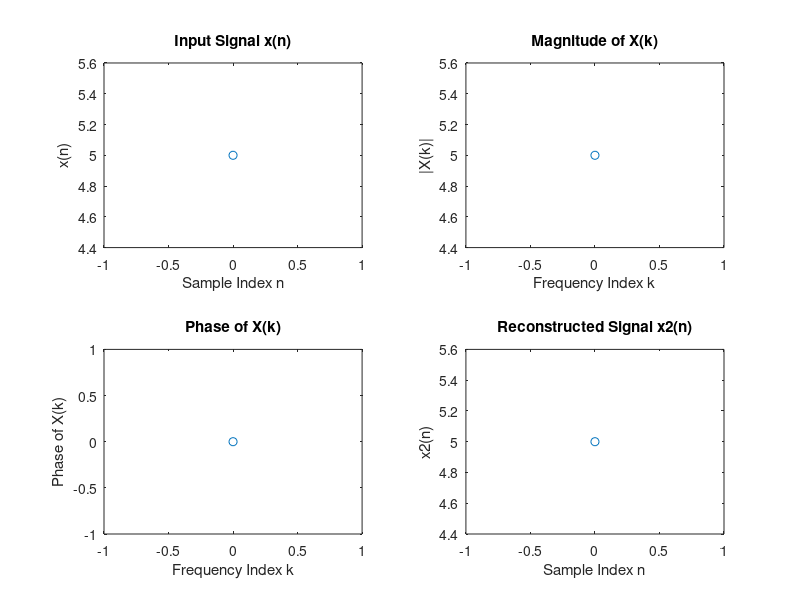
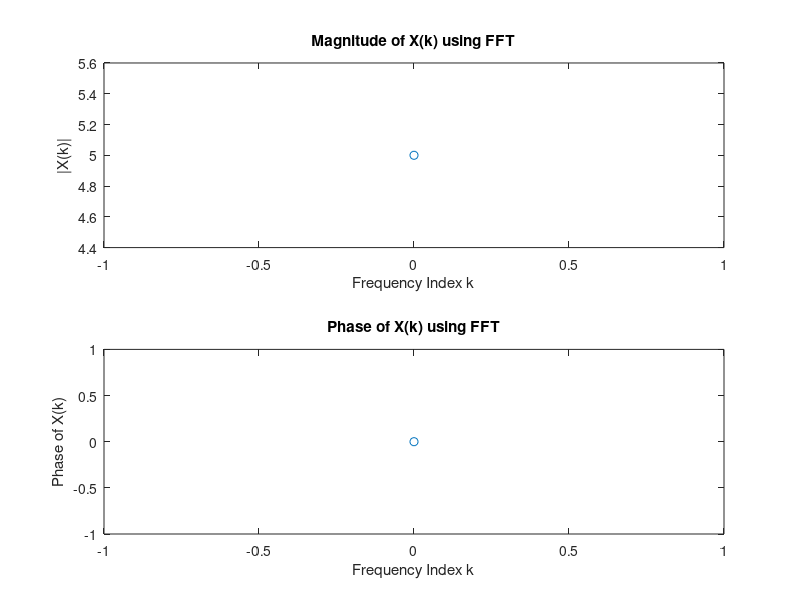

MATLAB code for these plots, in order:
close all;

% Define the input signal
x = input('Enter the input x = ');

% Length of the input signal
N = length(x);

% Time indices
n = 0:N-1;

% Frequency indices
k = 0:N-1;

% Compute DFT manually
% DFT matrix
W = exp(-1i * 2 * pi * (n' * k) / N);
% DFT calculation
Xk = x * W;

% Display DFT results
disp('N point DFT:');
disp(Xk);

% Magnitude and Phase of DFT
mag = abs(Xk);
phase = angle(Xk);

% Plotting the results
subplot(2, 2, 1);
plot(n, x, '-o');
title('Input Signal x(n)');
xlabel('Sample Index n');
ylabel('x(n)');

subplot(2, 2, 2);
plot(k, mag, '-o');
title('Magnitude of X(k)');
xlabel('Frequency Index k');
ylabel('|X(k)|');

subplot(2, 2, 3);
plot(k, phase, '-o');
title('Phase of X(k)');
xlabel('Frequency Index k');
ylabel('Phase of X(k)');

% Compute IDFT manually
% IDFT matrix
W1 = exp(1i * 2 * pi * (n' * k) / N);
% IDFT calculation
x2 = (1 / N) * (Xk * W1);

% Display IDFT results
disp('IDFT of X(k):');
disp(x2);

% Plotting the IDFT result
subplot(2, 2, 4);
plot(n, x2, '-o');
title('Reconstructed Signal x2(n)');
xlabel('Sample Index n');
ylabel('x2(n)');

% Verification using MATLAB's FFT function
Xk1 = fft(x);
disp('Verification by FFT function:');
disp(Xk1);

% Plotting FFT results for comparison
figure;
subplot(2, 1, 1);
plot(k, abs(Xk1), '-o');
title('Magnitude of X(k) using FFT');
xlabel('Frequency Index k');
ylabel('|X(k)|');

subplot(2, 1, 2);
plot(k, angle(Xk1), '-o');
title('Phase of X(k) using FFT');
xlabel('Frequency Index k');
ylabel('Phase of X(k)');